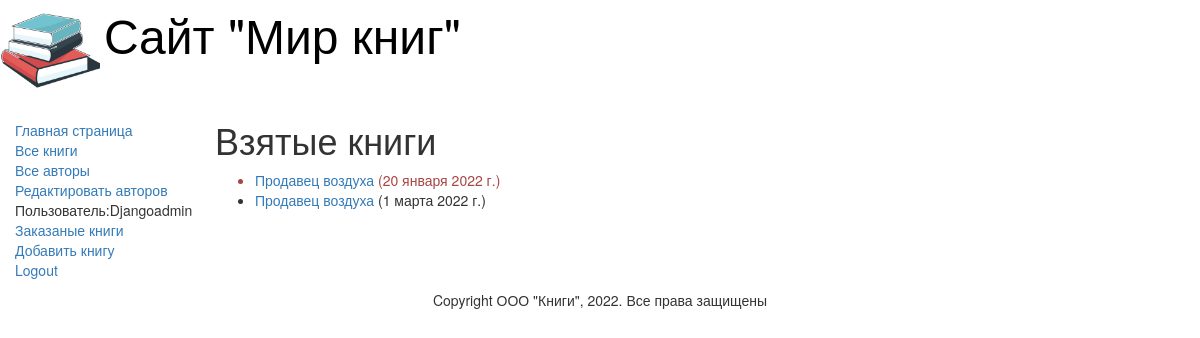
/mybooks/ (signed in), run on the app's committed database.
### catalog/models.py (models this page shows, shortened)
class BookInstance(models.Model):
    book = models.ForeignKey("Book", on_delete=models.CASCADE, null=True)
    inv_nom = models.CharField(max_length=20, null=True,
                               help_text="Введите инвентарный номер экземпляра",
                               verbose_name="Инвентарный номер")
    imprint = models.CharField(max_length=200,
                               help_text="Введите издание и год выпуска",
                               verbose_name="Издательство")
    status = models.ForeignKey("Status", on_delete=models.CASCADE, null=True,
                               help_text="Изменить состояние экземпляра",
                               verbose_name="Статус экземпляра книги")
    due_back = models.DateField(null=True, blank=True,
                                help_text="введите конец срока статуса",
                                verbose_name="Дата окончания статуса")
    borrower = models.ForeignKey(User, on_delete=models.SET_NULL,
                                 null=True, blank=True,
                                 verbose_name='Заказчик', help_text='Выберите заказчика книги')
    @property
    def is_overdue(self):
        if self.due_back and date.today() > self.due_back:
            return True
        return False

class Book(models.Model):
    title = models.CharField(max_length=200,
                             help_text="Введите название книги",
                             verbose_name="Название книги")
    genre = models.ForeignKey('Genre', on_delete=models.CASCADE,
                              help_text="Введите жанр для книги",
                              verbose_name="Жанр книги", null=True)
    language = models.ForeignKey('Language', on_delete=models.CASCADE,
                                 help_text="Введите язык для книги",
                                 verbose_name="Язык книги", null=True)
    author = models.ManyToManyField("Author",
                                    help_text="Введите автора книги",
                                    verbose_name="Автор книги")
    summary = models.TextField(max_length=1000,
                               help_text="Краткое описание книги",
                               verbose_name="Аннотация книги")
    isbn = models.CharField(max_length=13,
                            help_text="Должен содержать 13 символов",
                            verbose_name="ISBN книги")
    def display_author(self):
        return ' и '.join([author.last_name for author in self.author.all()])
    display_author.short_description = 'Авторы'

### catalog/views.py (the view)
# urls.py: re_path(r'^mybooks/$', views.LoanedBookByUserListView.as_view(), name='my-borrowed'),
class LoanedBookByUserListView(LoginRequiredMixin, generic.ListView):
    model = BookInstance
    template_name = 'catalog/book_list_borrowed_user.html'
    paginate_by = 10
    def get_queryset(self):
        return BookInstance.objects.filter(
            borrower=self.request.user).filter(status__exact='2').order_by('due_back')

### templates/catalog/book_list_borrowed_user.html
{% extends 'base_generic.html' %}
{% block content %}
<h1>Взятые книги</h1>
{% if bookinstance_list %}
<ul>
    {% for bookinst in bookinstance_list %}
    <li class="{% if bookinst.is_overdue %} text-danger{% endif %}">
    <a href="{% url 'books-detail' bookinst.book.pk %}">{{bookinst.book.title}}</a>
    ({{bookinst.due_back}})
    </li>
    {% endfor %}
</ul>
{% else %} <p>Нет книг со статусов в заказе</p>
{% endif %}
{% endblock %}

### templates/base_generic.html (shortened to what this page needs)
<!DOCTYPE html>
<html lang="en" xmlns="http://www.w3.org/1999/html">
<head>
    <link rel="stylesheet" href="https://maxcdn.bootstrapcdn.com/bootstrap/3.3.7/css/bootstrap.min.css">
    {% load static %}
    <link rel="stylesheet" href="{% static 'css/styles.css' %}">
    {% block head %}
    <img src="{% static 'images/logotip.jpg' %}" style="width:100px; geight:100px;" align="absmiddle">
    <font size=7, color="Black">Сайт "Мир книг"</font>
    {% endblock %}
</head>
<body>
<div class="container-fluid">
    <div class="row">
        <div class="col-sm-2">
            {% block sidebar %}
            <ul class="sidebar-nav">
                <li><a href="{% url 'index' %}">Главная страница</a></li>
                <li><a href="{% url 'books' %}">Все книги</a></li>
                <li><a href="{% url 'authors' %}">Все авторы</a></li>
                <li><a href="{% url 'authors_add' %}">Редактировать авторов</a></li>
                {% if user.is_authenticated %}
                <li>Пользователь:{{user.get_username}}</li>
                <li><a href="{% url 'my-borrowed' %}">Заказаные книги</a></li>
                <li><a href="{% url 'book_create' %}">Добавить книгу</a></li>
                <li><a href="{% url 'logout' %}?next={{request.path}}">Logout</a></li>
                {% else %}
                <li><a href="{% url 'login' %}?next={{request.path}}">Login</a></li>
                {% endif %}
            </ul>
            {% endblock %}
        </div>
        <div class="col-sm-10">
            {% block content %}{% endblock %}
        </div>
    </div>
</div>
<footer class="border-top fixed-bottom">
        <p class="text-center">Copyright ООО "Книги", 2022. Все права защищены</p>
</footer>
</body>
</html>

### static/css/styles.css (style rules this page uses)
.sidebar-nav { margin-top: 20px; padding: 0; list-style: none; }

### data on the page
BookInstance: book "Продавец воздуха", due_back "20 января 2022 г."
BookInstance: book "Продавец воздуха", due_back "1 марта 2022 г."

### other printed values
{{ user.get_username }} "Djangoadmin"
